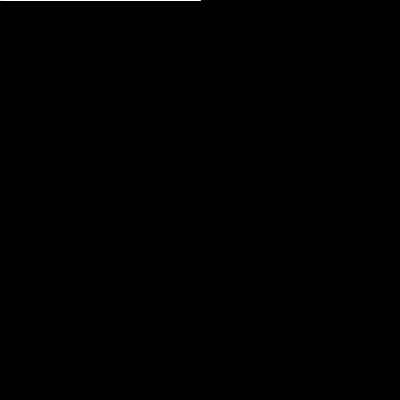
Frame 1 (no input)
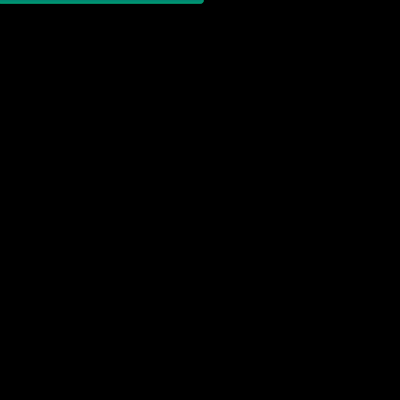
Frame 60 (the mouse pressed at the canvas centre just before this capture)
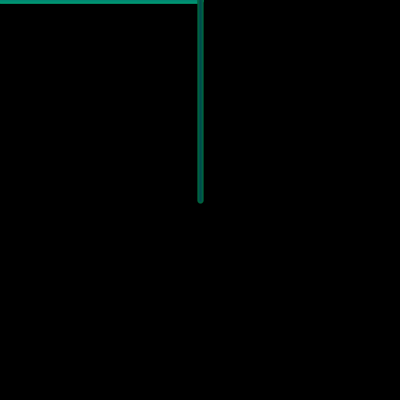
Frame 120 (the mouse held since frame 60 and released just before this capture)

The Processing sketch that drew these frames (run headless with seeded random() and noise(); from frame 60 on, the mouse is pressed at the canvas centre):

// Processing sketch: processing_13570
// ── processing_13570.pde

void setup() {
  size(400, 400);
  stroke(255);
  background(0, 0, 0);
} 

void draw() {
  //background(0, 0, 0);
  line(200, 0, mouseX, mouseY);
  stroke( 0, random(200), random(200), random(100));
  strokeWeight(random(7));
  
}


                
           
